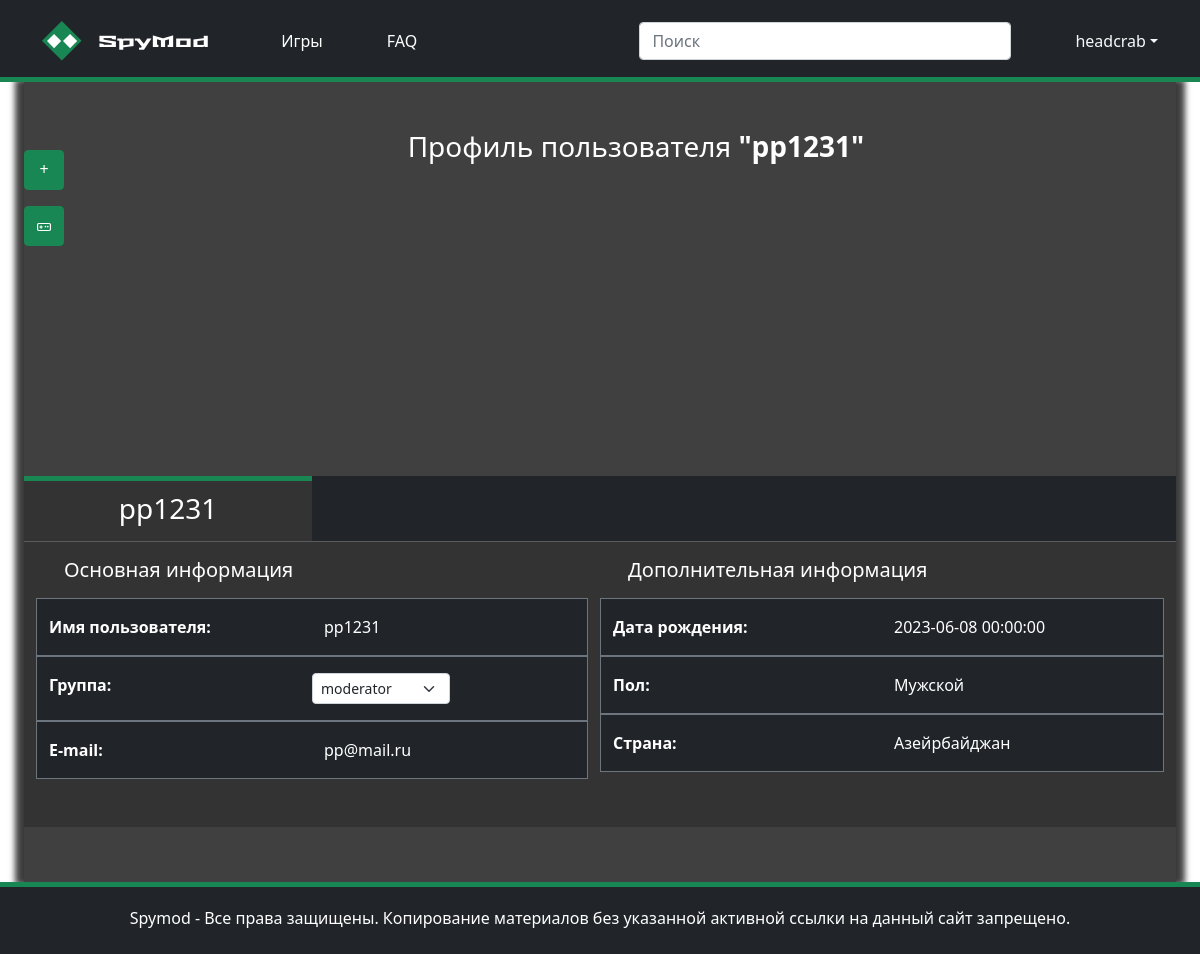
The app's page /user/pp1231 (signed in) with its own data.
### app/models.py (models this page shows, shortened)
class User(UserMixin, db.Model):
    id = db.Column(db.Integer, primary_key=True)
    username = db.Column(db.String(64), index=True, unique=True)
    email = db.Column(db.String(120), index=True, unique=True)
    password_hash = db.Column(db.String(128))
    Dateregistration = db.Column(db.DateTime)
    Sex = db.Column(db.String(64))
    Birth_Date = db.Column(db.DateTime)
    Ava = db.Column(db.LargeBinary)
    Country = db.Column(db.String(120))
    IdGroup = db.Column(db.Integer, db.ForeignKey('group.id'), default=0)
    group = db.relationship('Group', backref=db.backref('User', lazy='dynamic'))

### app/routes.py (the view)
@app.route('/user/<username>')
def user(username):
    user = User.query.filter_by(username=username).first_or_404()
    return render_template('user.html', title="Profile", user=user)

### app/models.py (called while the page is built)
@login.user_loader
def load_user(id):
    return User.query.get(int(id))

### app/templates/user.html (shortened to what this page needs)
{% extends "base.html" %}
{% block content %}
<section class="pt-5 pb-5">
    <section class="ps-md-5 d-flex flex-column align-items-center">
        <h3 class="profile-title ms-4 mb-4 text-center">Профиль пользователя <b>"{{ user.username }}"</b></h3>
        <div class="ms-md-5 profile-photo-on-page rounded-circle"
            style="background-image: url('{{ url_for('profile_photo', id=user.id) }}');">
        </div>
    </section>
    <div class="container-fluid bg-dark mt-5">
        <div class="row">
            <h3 class="user-info-title position-relative col-md-3 py-3 mb-0 bg-light-dark text-center">
                {{ user.username }}
            </h3>
            <hr class="mb-0">
        </div>
        <div class="row">
            <div class="col-md-6 container pt-3 bg-light-dark pb-5 px-4">
                <div class="row">
                    <h5 class="ms-3 mb-3">Основная информация</h5>
                </div>
                <div class="row bg-dark border border-secondary py-3">
                    <div class="col-6"><b>Имя пользователя:</b></div>
                    <div class="col-6">{{ user.username }}</div>
                </div>
                <div class="row bg-dark border border-secondary py-3">
                    <div class="col-6"><b>Группа:</b></div>
                    {% if current_user.is_authenticated and current_user.IdGroup == 3 %}
                    <select name="user-groups" id="user-groups-select" class="form-select form-select-sm w-25"
                        onchange="location = this.value;">
                        <option value="{{ url_for('addgroup', username=user.username, group_id=2) }}" {{ "selected" if
                            user.IdGroup==2 }}>moderator</option>
                    </select>
                    {% else %}
                    <div class="col-6">{{ user.group.name }}</div>
                    {% endif %}
                </div>
                <div class="row bg-dark border border-secondary py-3">
                    <div class="col-6"><b>E-mail:</b></div>
                    <div class="col-6" style="overflow: hidden; white-space: nowrap; text-overflow: ellipsis;">{{
                        user.email }}</div>
                </div>
            </div>
            <div class="col-md-6 container pt-3 bg-light-dark pb-5 pe-4">
                <div class="row">
                    <h5 class="ms-3 mb-3">Дополнительная информация</h5>
                </div>
                <div class="row bg-dark border border-secondary py-3">
                    <div class="col-6"><b>Дата рождения:</b></div>
                    <div class="col-6">{{ user.Birth_Date }}</div>
                </div>
                <div class="row bg-dark border border-secondary py-3">
                    <div class="col-6"><b>Пол:</b></div>
                    <div class="col-6">{{ user.Sex }}</div>
                </div>
                <div class="row bg-dark border border-secondary py-3">
                    <div class="col-6"><b>Страна:</b></div>
                    <div class="col-6">{{ user.Country }}</div>
                </div>
            </div>
        </div>
</section>
{% endblock %}

### app/templates/base.html (shortened to what this page needs)
<!DOCTYPE html>
<html lang="ru">
<head>
    <link rel="stylesheet" type="text/css" href="/static/css/style.css">
    <link href="https://cdn.jsdelivr.net/npm/bootstrap@5.0.2/dist/css/bootstrap.min.css" rel="stylesheet"
>
    <link href="https://cdn.jsdelivr.net/npm/summernote@0.8.18/dist/summernote.min.css" rel="stylesheet">
</head>
<body class="text-white">
    <header class="fixed-top p-3 bg-dark text-white">
        <div class="container">
            <div class="d-flex flex-wrap align-items-center justify-content-center justify-content-lg-start">
                <a href="/" class="brand-button navbar-brand text-white">
                    <div class="d-flex align-items-center">
                        <img src="/static/img/logo.svg" alt="logo">
                        <h6 class="m-0 mt-1 ms-3">SpyMod</h6>
                    </div>
                </a>
                <ul class="nav col-12 col-lg-auto me-lg-auto mb-2 justify-content-center mb-md-0">
                    <li><a href="{{ url_for('gamelist') }}"
                            class="nav-link text-white px-2 ms-lg-5 mb-2 mb-lg-0">Игры</a></li>
                    <li><a href="{{ url_for('faq') }}" class="nav-link text-white px-2 ms-5 mb-2 mb-lg-0">FAQ</a></li>
                </ul>
                <form class="col-12 col-lg-4 mb-3 mb-lg-0 me-lg-3">
                    <input type="search" class="form-control form-control-dark" placeholder="Поиск" aria-label="Search">
                </form>
                {% if current_user.is_authenticated %}
                <div class="d-flex mb-2 mb-md-0">
                    <div class="dropdown text-end">
                        <a href="#" class="d-flex align-items-center link-light text-decoration-none dropdown-toggle"
                            id="user-header-dropdown" data-bs-toggle="dropdown" aria-expanded="false">
                            <div class="profile-photo-header rounded-circle"
                                style="background-image: url('{{ url_for('profile_photo', id=current_user.id) }}');">
                            </div>
                            <span class="ms-2">{{ current_user.username }}</span>
                        </a>
                    </div>
                    {% else %}
                    <div class="text-end">
                        <button type="button" class="btn btn-outline-light me-2" data-bs-toggle="modal"
                            data-bs-target="#login-modal">Вход</button>
                        <button type="button" class="btn btn-success">Регистрация</button>
                    </div>
                    {% endif %}
                </div>
            </div>
    </header>
    <header class="fake-header p-3 bg-dark text-white position-relative">
        <div class="container">
            <div class="d-flex flex-wrap align-items-center justify-content-center justify-content-lg-start">
                <a href="/" class="brand-button navbar-brand text-white">
                    <div class="d-flex align-items-center">
                        <h6 class="m-0 ms-3">SpyMod</h6>
                    </div>
                </a>
                <ul class="nav col-12 col-lg-auto me-lg-auto mb-2 justify-content-center mb-md-0">
                    <li><a href="{{ url_for('gamelist') }}"
                            class="nav-link text-white px-2 ms-lg-5 mb-2 mb-lg-0">Игры</a></li>
                    <li><a href="{{ url_for('faq') }}" class="nav-link text-white px-2 ms-5 mb-2 mb-lg-0">FAQ</a>
                    </li>
                </ul>
                <form class="col-12 col-lg-4 mb-3 mb-lg-0 me-lg-3">
                </form>
                {% if current_user.is_authenticated %}
                <div class="d-flex mb-2 mb-md-0">
                    <div class="dropdown text-end">
                        <a href="#" class="d-flex align-items-center link-dark text-decoration-none dropdown-toggle"
                            id="user-header-dropdown" data-bs-toggle="dropdown" aria-expanded="false">
                            <span class="ms-2">{{ current_user.username }}</span>
                        </a>
                    </div>
                    {% else %}
                    <div class="text-end">
                        <button type="button" class="btn btn-outline-light me-2">Вход</button>
                        <button type="button" class="btn btn-success">Регистрация</button>
                    </div>
                    {% endif %}
                </div>
            </div>
    </header>
    <main class="mx-4 min-vh-100">
        {% if current_user.is_authenticated %}
        <div class="quick-buttons fixed-top ms-4 d-flex flex-column">
            {% if current_user.IdGroup in [1, 2, 3] %}
            <a class="btn btn-success mb-3" title="Добавить модификацию" href="{{ url_for('makenewmod') }}">
                +
            </a>
            {% endif %}
            {% if current_user.IdGroup == 3 %}
            <a class="btn btn-success" title="Добавить игру" href="{{ url_for('game') }}">
                <img src="/static/img/game.svg" alt="game">
            </a>
            {% endif %}
        </div>
        {% endif %}
        {% block content %}
        {% endblock %}
    </main>
    <footer class="bg-dark position-relative">
        <p class="text-center my-0 p-4">
            Spymod - Все права защищены. Копирование материалов без указанной активной ссылки на данный сайт запрещено.
        </p>
    </footer>
</body>
</html>

### app/static/css/style.css (style rules this page uses)
body { background-image: url("https://media.moddb.com/images/groups/1/8/7872/2012-01-30_00010.jpg"); background-size: cover; background-attachment: fixed; scroll-behavior: smooth; }
.brand-button { font-family: "StalinistOne"; }
header::after { content: ""; position: absolute; left: 0; bottom: 0; display: block; width: 100%; height: 5px; background-color: #198754; }
footer::before { content: ""; position: absolute; left: 0; top: 0; display: block; width: 100%; height: 5px; background-color: #198754; }
main { background-color: rgba(0, 0, 0, 0.75); box-shadow: -6px 0px 6px 3px rgba(0, 0, 0, 0.75), 6px 0px 6px 3px rgba(0, 0, 0, 0.75); }
.profile-photo-header { width: 2.5em; padding-bottom: 2.5em; background-size: cover; background-position: center center; }
.profile-photo-on-page { width: 15rem; padding-bottom: 15rem; background-size: cover; background-position: center center; }
.quick-buttons { width: 40px; margin-top: 150px; }
.quick-buttons .btn { width: 100%; height: 40px; }
.bg-light-dark { background-color: #333333; }
.user-info-title::before { content: ""; position: absolute; left: 0; top: 0; display: block; width: 100%; height: 5px; background-color: #198754; }

### records on screen
User: username "headcrab"
User: username "pp1231", email "pp@mail.ru", Birth_Date "2023-06-08 00:00:00", Sex "Мужской", Country "Азейрбайджан"
